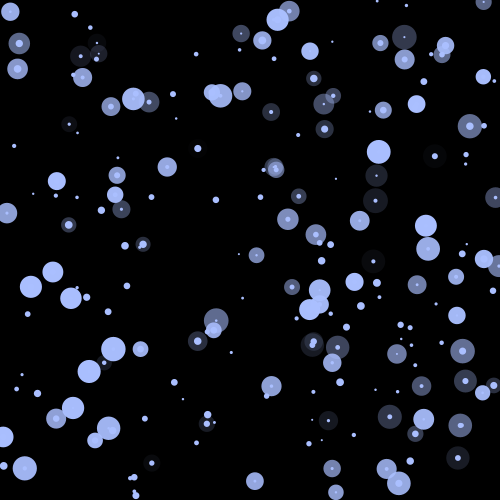
Frame 1 (no input)
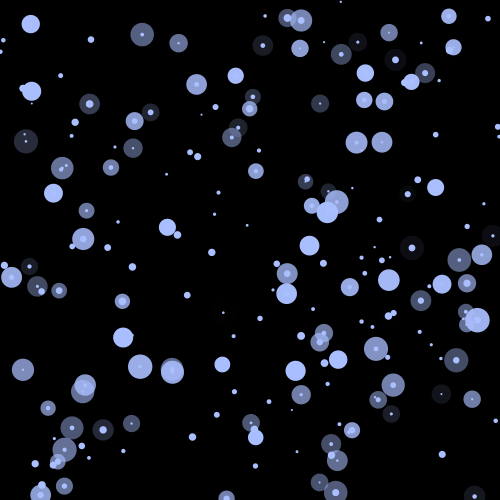
Frame 60 (the mouse pressed at the canvas centre just before this capture)
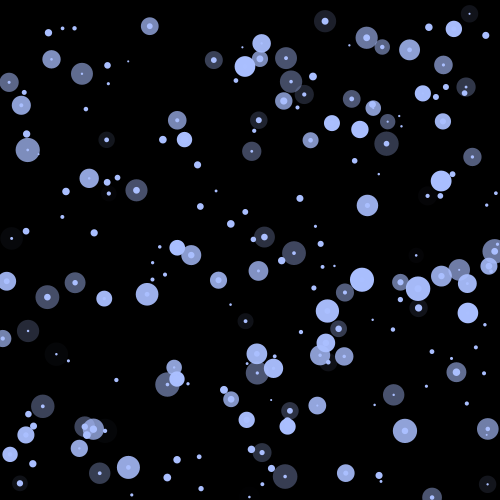
Frame 120 (the mouse held since frame 60 and released just before this capture)

The Processing sketch that drew these frames (run headless with seeded random() and noise(); from frame 60 on, the mouse is pressed at the canvas centre):

// Processing sketch: processing_71948
// ── processing_71948.pde

int sizeX= 500;
int sizeY= 500;
fairy[] fairies = new fairy[200]; //an array of fairy objects
boolean drawingNet = false; //becomes true when the user clicks
net activeNet;
int totalHits = 0;

void setup() {
  //I used variables for the size so I can refer to them later 
  //when I'm making sure the fairies don't go offscreen
  size(500, 500);
  background(0);
  smooth();
  noCursor();
  //fills the array with fairies created at random positions
  for (int i =0; i<200; i++) {
    fairies[i] = new fairy(random(0, sizeX), random(0, sizeY), random(-1.5, 1.5), random(-1.5, 1.5), random(2, 8), random(15, 25), random(0, 20));
  }
}

void draw() {
  background(0);
  //call react
  //check if user is drawing circle 
  for (fairy each : fairies) {
    each.react();
    if (each.trapped) {
      totalHits += each.hitCount;
    }
  }
  if (!(activeNet==null)) {
    activeNet.drawNet();
    if (totalHits>2500) {
      activeNet.breakNet();
    }
  }
}

void mousePressed() {
  if(activeNet !=null){
    activeNet.breakNet();
  }
  drawingNet = true;
  activeNet = new net(mouseX, mouseY);
}

void mouseReleased() {
  drawingNet = false;
  activeNet.closeNet();
  for (fairy check : fairies) {
    if (dist(check.xpos+check.xstep, check.ypos+check.ystep, activeNet.centerX, activeNet.centerY)<activeNet.rad/2) {
      check.trapped =true;
    }
  }
}

//-------------------------------------------------------------//
class net {
  boolean closed;

  float centerX;
  float centerY;

  float rad;

  //constructor
  net(float x, float y) {
    centerX = x;
    centerY = y;
    closed = false;
  }

  void drawNet() {
    if (closed) {
      stroke(10);
    }
    else {
      stroke(190, 191, 255);
    }

    strokeWeight(3);
    noFill();
    if (closed) {
      ellipse(centerX, centerY, rad, rad);
    }
    else {
      float temp = dist(centerX, centerY, mouseX, mouseY);
      ellipse(centerX, centerY, 2*temp, 2*temp);
    }
  }

  void closeNet() {
    closed = true;
    drawingNet=false;
    if (mouseX>centerX) {
      rad=2*(dist(centerX, centerY, mouseX, mouseY)+ random(-100, 20));
    }
    else {
      rad=centerX-mouseX;
    }
  }

  void breakNet() {
    for (fairy check : fairies) {
      if (check.trapped) { 
        check.unTrap();
      }
    }
    totalHits = 0;
    activeNet = null;
  }
}


//-------------------------------------------------------------//
class fairy {
  boolean trapped = false;
  float xpos;
  float ypos;

  float xstep;
  float ystep;

  float holdX;
  float holdY;

  float breath;//the count that goes up
  float b =0.01;//how much the count goes up by
  float a;//the opacity
  float r  = 170;//r component of the colour
  float g = 191; //g component
  float blu = 255; //b component

  //the dimensions of the circles
  float inner;
  float outer;
  //hold the original size of the fairy
  float holdIN;
  float holdOUT;

  int hitCount = 0;

  //constructor, 
  //gets passed the initial x and y position of the fairy
  //the initial speed and size 
  //where the transparency starts
  fairy(float x, float y, float x2, float y2, float x3, float y3, float i) {

    xpos = x;
    ypos = y;

    xstep = x2;
    ystep = y2;

    holdX = x2;
    holdY = y2;

    inner = x3;
    outer = y3;
    
    holdIN = x3;
    holdOUT = y3;

    breath = i;
  }

  //this makes the fairy move 
  //and changes its direction if it's about to go out of bounds
  void react() {
    breathe();
    outOfBounds();
    if (trapped) {
      b= b+0.002;
      xstep = xstep*1.01;
      ystep = ystep*1.01;
    }
    xpos = xpos+xstep;
    ypos = ypos+ystep;
    //possible colour 221-160-221 
    fill(r, g, blu);
    noStroke();
    ellipse(xpos, ypos, inner, inner);
    fill(r, g, blu, a);
    ellipse(xpos, ypos, outer, outer);
    if(trapped==false){
    if(inner>holdIN ){
      inner -= 0.03; 
    }
    if(outer>holdOUT){
      outer-= 0.03;
    }
    if(r>170){
      r-=0.03;
    }
    if(blu<255){
      blu+=0.03;
    }
    if(g<191){
      g+=0.03;
    }
    }
  }


  //if the fairy is about to go offscreen or run in to the edge 
  //of a net it turns it around. 
  void outOfBounds() {
    if (trapped) {
      //makes sure the fairy doesn't go outside the net
      if (dist(xpos+xstep, ypos+ystep, activeNet.centerX, activeNet.centerY)>activeNet.rad/2) {
        xstep = xstep*-1;
        ystep = ystep*-1;
        hitCount++;
      }
    }
    else {

      if (xpos+xstep<0 || xpos+xstep>sizeX) {
        xstep = xstep*-1;
      }
      if (ypos+ystep<0 || ypos+ystep>sizeY) {
        ystep = ystep*-1;
      }
      if (!(activeNet==null)) {
        if (dist(xpos+xstep, ypos+ystep, activeNet.centerX, activeNet.centerY)<activeNet.rad/2) {
          ystep = ystep*-1;
          xstep = xstep*-1;
        }
      }
    }
  }

  //unTrap is called to reset all of the things that got changed when it was trapped
  void unTrap() {
    trapped = false;
    xstep = holdX;
    ystep = holdY;
    b = 0.01;
    inner += random(1, 6);
    outer += random(1, 10);
    hitCount = 0;
    r +=random(5, 20); 
    g-=random(5, 20);
    blu-=random(0, 8);
  }

  //the glow around the fairy fades in and out 
  //to look like the fairy is breathing
  void breathe() {
    a = sin(breath)*255;
    //uses a sin wave to change the transparency smoothly;
    breath= breath+b;
  }
}
